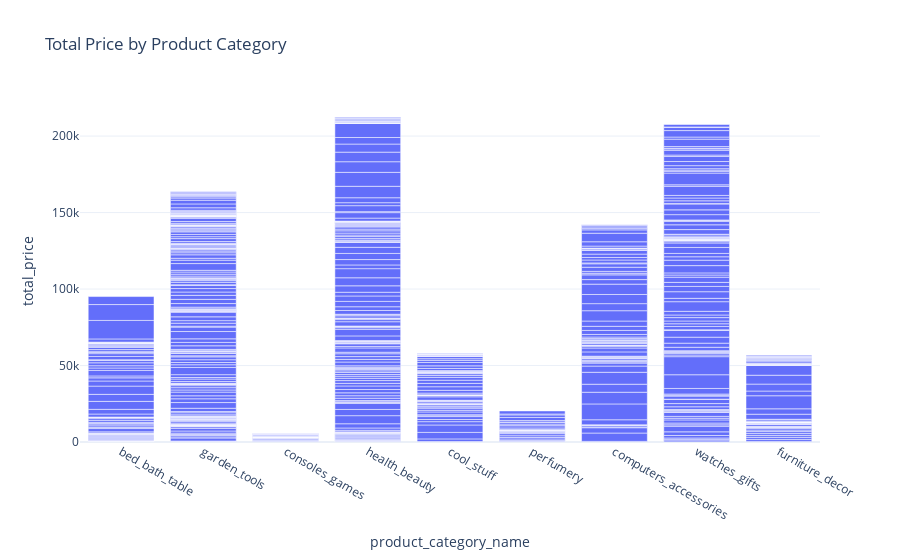

The cell this chart's notebook holds for it:
### Code cell
fig = px.bar(df, x='product_category_name',
             y='total_price', title='Total Price by Product Category')
fig.show()

### Figure 1 — Plotly figure (JSON) as saved in the notebook; plotly's stock layout.template omitted (floating-point values rounded to 4 significant figures; data arrays with more than 128 entries replaced by an {"elided": "..."} marker saying what was removed)
{"data": [{"alignmentgroup": "True", "hovertemplate": "product_category_name=%{x}<br>total_price=%{y}<extra></extra>", "legendgroup": "", "marker": {"color": "#636efa", "pattern": {"shape": ""}}, "name": "", "offsetgroup": "", "orientation": "v", "showlegend": false, "textposition": "auto", "type": "bar", "x": {"elided": "676 str values"}, "xaxis": "x", "y": {"elided": "676 float values"}, "yaxis": "y"}], "layout": {"barmode": "relative", "legend": {"tracegroupgap": 0}, "title": {"text": "Total Price by Product Category"}, "xaxis": {"anchor": "y", "domain": [0, 1], "title": {"text": "product_category_name"}}, "yaxis": {"anchor": "x", "domain": [0, 1], "title": {"text": "total_price"}}}}
